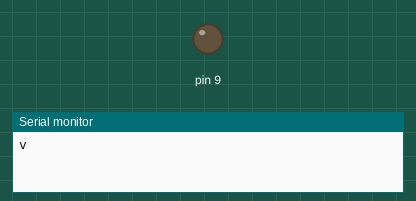
This sketch was run on a simulated Arduino Uno, built with avr-gcc and run on an emulated ATmega328P. Parts: output pins drawn as LEDs (lit = HIGH), the last lines printed to the serial monitor. Dashed ring = blinking.

Above: at 0.7 s.
At 2.0 s:
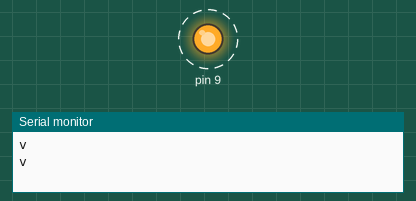
Timing chart, 0 to 3.4 s (numbered marks = the images above):
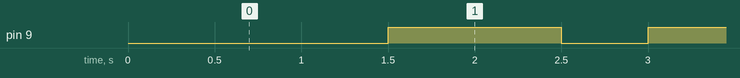

Measured:
- by itself, pin 9: alternates HIGH for 1.0 s and LOW for 0.50 s

The sketch:

ClearTimerCTC.ino
```cpp
/*------------------------------------------------------------------------------------------------
  -Đây là chương trình tạo xung pwm trên chân oc1 (PB1)
  -Sử dụng so sánh ở thanh ghi đặt trước dữ liệu OCR1A
  -Nếu timer1 chạy được số xung trùng với giá trị đặt trước thì sẽ set hoặc reset
  -Từ đó tạo ra xung kích pwm theo cách thủ công
  -Ở bài này, ta sẽ tạo ra xung ton = 1s, toff = 0,5s.
  -Lưu ý hết  sức khi OCR1AH và OCR1AL chỉ có 8 bit và giá trị bit 0:7
  -Nên khi lưu giá trị vào thanh ghi so sánh ta chọn 1 trong hai cách sau
  1. OCR1A = x;
  2. OCR1AH = a;  OCR1AL = b;    (a << 8) + b = x
  vd 1. OCR1A = 0xF423;
      2.  OCR1AH = (0xF4) ; //62499 giá trị so sánh
          OCR1AL = 0x23;
          //OCR1A = (OCR1AH << 8) | OCR1AL; // không cần thiết
------------------------------------------------------------------------------------------------*/

#include <avr/io.h>
#include <avr/interrupt.h>

// #define F_CPU 8000000UL

#define BAUD 9600

void usart_init(void) {
  UCSR0B = (1 << TXEN0); //cho phép gửi tín hiệu
  UCSR0C = ((1 << UCSZ01) | (1 << UCSZ00)); //chọn gửi dữ liệu là 8 bit không bit chẳn lẻ
  //là 103 trong 16MHZ
  UBRR0L = 0X67; // chỉ có thể hoạt động ở 16MHZ
}

void USART_Transmit(unsigned char data) {
    while (!(UCSR0A & (1 << UDRE0)));
    UDR0 = data;
}

void t1Delay() {
  TCNT1 = 3036; //chạy từ 0 -> 65536 giá trị
  TCCR1B = (1 << CS12) ;
  //chọn pre 256 vì XTAL = 16Mhz => T = 16us
  //muốn delay 1s
  //1/16 = 62500
  //sau khi tính thì cần 62500 xung clock
  //Ngõ ra xung là Toàn bộ xung đủ là 2s nhưng Ton = 1s;
  while((TIFR1 & (1 << TOV1)) == 0); //chờ ngắt xong
  TCCR1B = 0; //ngừng cấp xung
  TIFR1 = (1 << TOV1); //xóa cờ ngắt
}

void t1PWMCTCMode_1s() {
  TCNT1 = 0; //chạy từ 0 -> = giá trị so sánh
  OCR1A = 62500;
  //OCR1AH = (0xF4 << 8) ; //như vậy gây ra lỗi vì OCR1AH chỉ có 8 bit 0:7
  //Như vậy sẽ trôi bit lúc này OCR1AH = 0xF400 mà chỉ đọc được 8 bit nên còn OCR1AH = 0x00
  OCR1AH = (0xF4) ; //62499 giá trị so sánh
  OCR1AL = 0x23;
  //OCR1A = (OCR1AH << 8) | OCR1AL; // không cần thiết
  TCCR1A = (1 << COM1A1); //Xóa khi bằng giá trị so sánh (output low)
  TCCR1B = (1 << CS12) | (1 << WGM12);
  //chọn pre 256 vì XTAL = 16Mhz => T = 16us
  //muốn delay 1s
  //1/16 = 62500
  //sau khi tính thì cần 62500 xung clock
  //Ngõ ra xung là Toàn bộ xung đủ là 2s nhưng Ton = 1s;
  while((TIFR1 & (1 << OCF1A)) == 0); //chờ ngắt xong
  TCCR1B = 0; //ngừng cấp xung
  TIFR1 = (1 << OCF1A); //xóa cờ ngắt
}

void t1PWMCTCMode_05s() {
  //TCNT1 = 0; //chạy từ 0 -> = giá trị so sánh
  OCR1A = 31250;
  OCR1AH = (0x7A ) ; //31249 giá trị so sánh
  OCR1AL = 0x11;
  //OCR1A = (OCR1AH << 8) | OCR1AL; // Phải công lại
  TCCR1A = (1 << COM1A1) | (1 << COM1A0); //set khi bằng giá trị so sánh (output high)
  TCCR1B = (1 << CS12) | (1 << WGM12);
  //chọn pre 256 vì XTAL = 16Mhz => T = 16us
  //muốn delay 1s
  //1/16 = 62500
  //sau khi tính thì cần 62500 xung clock
  //65536 - 62500 = 3036
  //Ngõ ra xung là Toàn bộ xung đủ là 2s nhưng Ton = 1s;
  while((TIFR1 & (1 << OCF1A)) == 0); //chờ ngắt xong
  //TCCR1B = 0; //ngừng cấp xung
  TIFR1 = (1 << OCF1A); //xóa cờ ngắt
}

int main (void) {
  usart_init();
  DDRB |= (1<<1); //tạo chân b1 làm ngõ ra 0c1

  while (1) {
    USART_Transmit('v');
    t1PWMCTCMode_1s();
    //t1Delay();
    USART_Transmit('\n');
    t1PWMCTCMode_05s();
  }
  return 0;
}
```
